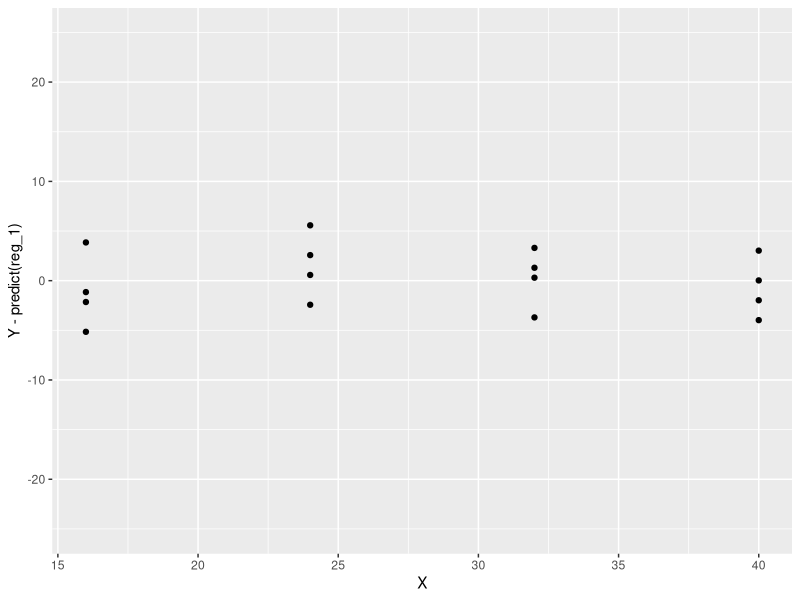
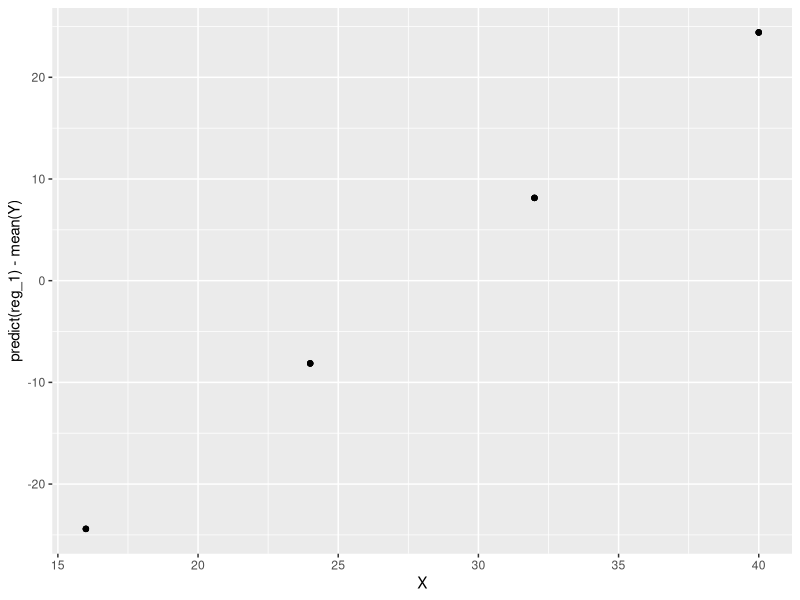
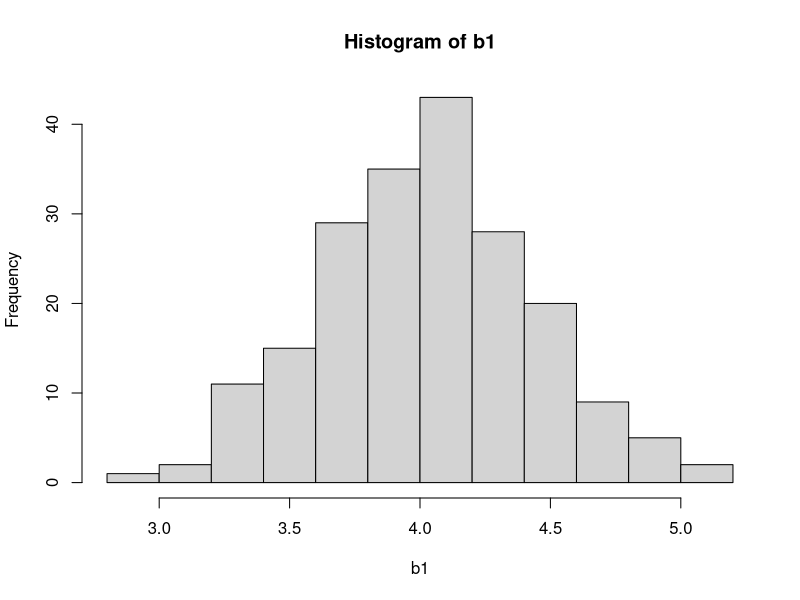
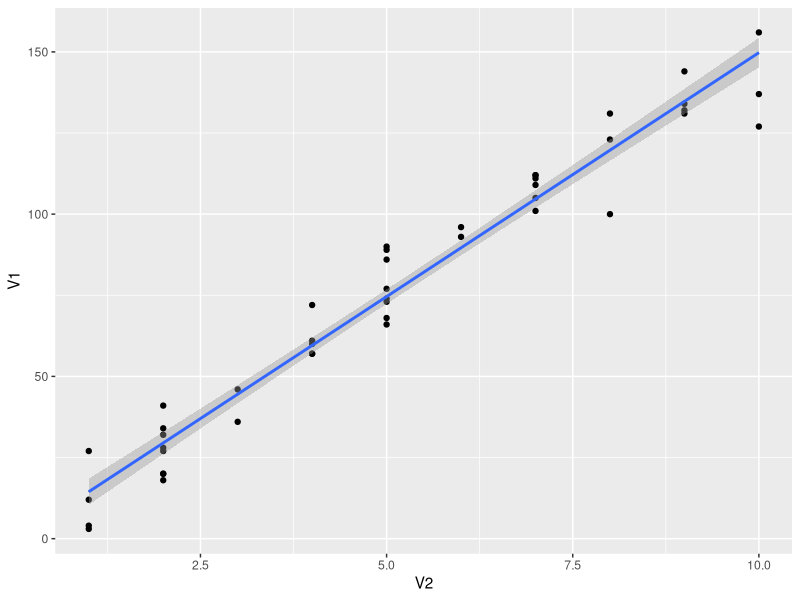

Recreate these plots in R, in order.
## ---- chunk 1
knitr::opts_chunk$set(echo = TRUE)
## ---- chunk 2
gpa <- read.table("CH01PR19.txt", header = FALSE)
names(gpa) <- c("Y", "X")
reg <- lm(Y~X, data = gpa)
coe <- summary(reg)$coefficients
anova(reg)
## ---- chunk 3
F_stat <- (coe[2, 1]/(coe[2, 2])) ^ 2
F_ref <- qf(0.99, 1, 118)
F_stat > F_ref
## ---- chunk 4
R2 <- anova(reg)[1, 2] / (anova(reg)[1, 2] + anova(reg)[2, 2])
r <- sqrt(R2)
r
## ---- chunk 5
plastic <- read.table("CH01PR22.txt")
names(plastic) <- c("Y", "X")
reg_1 <- lm(Y~X, data = plastic)
anova(reg_1)
## ---- chunk 6
coe_1 <- summary(reg_1)$coefficients
F_1 <- (coe_1[2, 1]/coe_1[2, 2])^2
P_1 <- 1-pf(F_1, 1, 14)
P_1 < 0.01
## ---- chunk 7
library(ggplot2)
ggplot(plastic, aes(y = Y - predict(reg_1), x = X)) + geom_point() + ylim(c(-25, 25))

ggplot(plastic, aes(y = predict(reg_1) - mean(Y), x = X)) + geom_point()
## ---- chunk 8
R2_1 <- anova(reg_1)[1, 2] / (anova(reg_1)[1, 2] + anova(reg_1)[2, 2])
r_1 <- sqrt(R2_1)
## ---- chunk 9
set.seed(1)
err <- rnorm(5, 0, 5)
X <- seq(4, 20, 4)
Y <- 4*X + 20 + err
reg_2 <- lm(Y~X)
reg_2
X_h <- data.frame(X = 10)
predict(reg_2, X_h, se.fit = TRUE, interval = "confidence", level = 0.95)
## ---- chunk 10
b1 <- c()
CIs <- list()

for (i in 1:200) {
  set.seed(i)
  err <- rnorm(5, 0, 5)
  X <- seq(4, 20, 4)
  Y <- 4*X + 20 + err
  reg <- lm(Y~X)
  ce <- summary(reg)$coefficients
  b1[i] <- ce[2, 1]
  pre <- predict(reg, X_h, se.fit = TRUE, interval = "confidence", level = 0.95)$fit
  CIs[[i]] <- c(pre[2], pre[3])
}
## ---- chunk 11
hist(b1)
mean(b1)
sd(b1)
## ---- chunk 12
p = 0
for(i in 1:200) {
  if(60 >= CIs[[i]][1] && 60 <= CIs[[i]][2]) {
    p = p + 1;
  }
}
p / 200 
## ---- chunk 13
copier <- read.table("CH01PR20.txt")
pred <- predict(lm(V1~V2, copier))
ggplot(copier, aes(x = V2, y = V1)) + geom_point() + geom_line(aes(y = pred)) +
  geom_smooth(method = "lm", level = 0.9)
